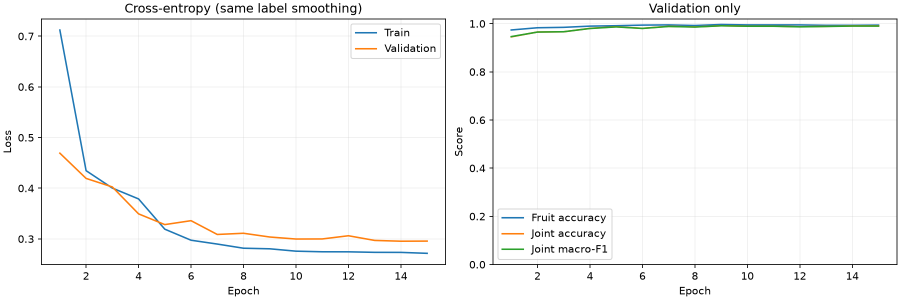
#> input picture models/cnn_efficientnet_b0/history.png, 1800 x 600 px (shown at 1/2 size)
$ python -i image_processing.py   (imports and definitions only)   (older library calls are emulated)
#> lines starting #> are read from the running program, lines starting #| are printed output that depends on the picture; after the words box and inside, x2 and y2 are one past the last pixel; in counts of white or black regions, pixels touching at a corner belong together
### src/config.py
"""Single source of truth for paths and experiment configuration.

The project intentionally keeps the dataset outside the source tree when the
team has a dedicated data drive. On Windows, the default is E:\\FreshLens\\dataset.
Set FRESHLENS_DATASET_ROOT to override it on any machine.
"""

from __future__ import annotations

import os
import platform
from dataclasses import asdict, dataclass
from pathlib import Path
from typing import Any


PROJECT_ROOT = Path(__file__).resolve().parents[1]
try:
    from dotenv import load_dotenv
    load_dotenv(PROJECT_ROOT / ".env", override=False)
except ImportError:
    pass  # Explicit environment variables still work without python-dotenv.

ARTIFACT_ROOT = PROJECT_ROOT / "artifacts"
REPORT_ROOT = PROJECT_ROOT / "reports"
LOG_ROOT = PROJECT_ROOT / "logs"


def default_dataset_root() -> Path:
    configured = os.getenv("FRESHLENS_DATASET_ROOT")
    if configured:
        return Path(configured).expanduser()
    if platform.system().lower().startswith("win"):
        return Path(r"E:\FreshLens\dataset")
    return PROJECT_ROOT / "data" / "dataset"


DATASET_ROOT = default_dataset_root()
RAW_DATASET_ROOT = DATASET_ROOT / "raw"
MANIFEST_PATH = DATASET_ROOT / "manifest.csv"
MODEL_PATH = ARTIFACT_ROOT / "freshlens_model.joblib"
METRICS_PATH = REPORT_ROOT / "latest_metrics.json"
PREDICTIONS_PATH = REPORT_ROOT / "latest_predictions.csv"


FRUIT_CLASSES = ("apple", "banana", "orange", "tomato")
STATUS_CLASSES = ("fresh", "rotten")
OTHER_CLASS = "other"
FRUIT_CLASSES_WITH_OTHER = FRUIT_CLASSES + (OTHER_CLASS,)

FRUIT_LABELS_VI = {
    "apple": "Táo",
    "banana": "Chuối",
    "orange": "Cam",
    "tomato": "Cà chua",
    "other": "Ngoài phạm vi",
}
STATUS_LABELS_VI = {"fresh": "Tươi", "rotten": "Hỏng"}


@dataclass(frozen=True)
class ProcessingConfig:
    image_size: int = 224
    pad_value: int = 255
    use_clahe: bool = True
    use_gaussian: bool = True
    gaussian_kernel: int = 3
    clahe_clip_limit: float = 2.0
    clahe_grid_size: int = 8


@dataclass(frozen=True)
class FeatureConfig:
    color: bool = True
    texture: bool = True
    shape: bool = True
    hog: bool = True
    lbp_points: int = 16
    lbp_radius: int = 2
    hog_orientations: int = 9
    hog_cell_size: int = 16
    hog_block_cells: int = 2


@dataclass(frozen=True)
class DecisionConfig:
    min_fruit_probability: float = 0.58
    min_probability_margin: float = 0.10
    min_status_probability: float = 0.55
    reject_other_class: bool = True


DEFAULT_PROCESSING = ProcessingConfig()
DEFAULT_FEATURES = FeatureConfig()
DEFAULT_DECISION = DecisionConfig()
RANDOM_SEED = 42


# [39 lines left out: functions ensure_runtime_dirs, config_as_dict, feature_config_from_dict, processing_config_from_dict, decision_config_from_dict, not called in this run]

### src/image_processing.py
"""Robust image I/O and the one canonical preprocessing pipeline.

Contract: every internal image is a contiguous BGR uint8 NumPy array of
224x224 after letterboxing. Pillow is used for safe file decoding and EXIF
orientation; OpenCV is optional at import time and used when installed for
CLAHE/Gaussian/Canny.
"""

from __future__ import annotations

import hashlib
import io
from pathlib import Path
from typing import BinaryIO

import numpy as np
from PIL import Image, ImageFilter, ImageOps

from .config import DEFAULT_PROCESSING, ProcessingConfig
from .schemas import ProcessedImage

try:  # Optional during lightweight unit tests; requirements install it.
    import cv2  # type: ignore
except Exception:  # pragma: no cover - exercised only without OpenCV
    cv2 = None


ArrayLikeSource = str | Path | bytes | bytearray | BinaryIO | Image.Image | np.ndarray


def _as_uint8(array: np.ndarray) -> np.ndarray:
    array = np.asarray(array)
    if array.dtype == np.uint8:
        return array
    if np.issubdtype(array.dtype, np.floating):
        max_value = float(np.nanmax(array)) if array.size else 0.0
        if max_value <= 1.0:
            array = array * 255.0
    return np.nan_to_num(array, nan=0.0, posinf=255.0, neginf=0.0).clip(0, 255).astype(np.uint8)


def _rgba_to_rgb(pil_image: Image.Image) -> Image.Image:
    rgba = pil_image.convert("RGBA")
    background = Image.new("RGBA", rgba.size, (255, 255, 255, 255))
    background.alpha_composite(rgba)
    return background.convert("RGB")


def _pil_to_bgr(pil_image: Image.Image) -> np.ndarray:
    corrected = ImageOps.exif_transpose(pil_image)
    if corrected.mode in {"RGBA", "LA"} or "transparency" in corrected.info:
        rgb = _rgba_to_rgb(corrected)
    else:
        rgb = corrected.convert("RGB")
    rgb_array = _as_uint8(np.asarray(rgb))
    return np.ascontiguousarray(rgb_array[:, :, ::-1])


def _array_to_bgr(array: np.ndarray, array_format: str = "BGR") -> np.ndarray:
    array = _as_uint8(array)
    if array.ndim == 2:
        return np.ascontiguousarray(np.repeat(array[:, :, None], 3, axis=2))
    if array.ndim != 3:
        raise ValueError(f"Ảnh phải có 2 hoặc 3 chiều, nhận được shape={array.shape}")
    if array.shape[2] == 1:
        return np.ascontiguousarray(np.repeat(array, 3, axis=2))
    if array.shape[2] == 4:
        # Array input is explicit: RGBA is composited on white; BGRA is not a
        # safe default because callers should declare the format.
        if array_format.upper() != "RGBA":
            raise ValueError("Ảnh 4 kênh NumPy phải khai báo array_format='RGBA'")
        rgb = array[:, :, :3].astype(np.float32)
        alpha = array[:, :, 3:4].astype(np.float32) / 255.0
        rgb = rgb * alpha + 255.0 * (1.0 - alpha)
        return np.ascontiguousarray(_as_uint8(rgb)[:, :, ::-1])
    if array.shape[2] != 3:
        raise ValueError(f"Ảnh phải có 1, 3 hoặc 4 kênh, nhận được {array.shape[2]}")
    if array_format.upper() == "RGB":
        return np.ascontiguousarray(array[:, :, ::-1])
    if array_format.upper() != "BGR":
        raise ValueError("array_format chỉ nhận 'BGR', 'RGB' hoặc 'RGBA'")
    return np.ascontiguousarray(array)


def load_image(source: ArrayLikeSource, array_format: str = "BGR") -> np.ndarray:
    """Decode a path/bytes/file/Pillow/NumPy source into BGR uint8.

    EXIF rotation, grayscale inputs, transparent PNGs and Unicode paths are
    handled here so train and upload use exactly the same entry point.
    """

    if isinstance(source, np.ndarray):
        return _array_to_bgr(source, array_format=array_format)
    if isinstance(source, Image.Image):
        return _pil_to_bgr(source)

    if isinstance(source, (str, Path)):
        with Image.open(Path(source)) as image:
            return _pil_to_bgr(image)
    if isinstance(source, (bytes, bytearray)):
        with Image.open(io.BytesIO(bytes(source))) as image:
            return _pil_to_bgr(image)
    if hasattr(source, "read"):
        payload = source.read()
        with Image.open(io.BytesIO(payload)) as image:
            return _pil_to_bgr(image)
    raise TypeError(f"Không hỗ trợ kiểu dữ liệu ảnh: {type(source)!r}")


def bgr_to_rgb(bgr: np.ndarray) -> np.ndarray:
    bgr = _array_to_bgr(bgr)
    return np.ascontiguousarray(bgr[:, :, ::-1])


def bgr_to_pil(bgr: np.ndarray) -> Image.Image:
    return Image.fromarray(bgr_to_rgb(bgr), mode="RGB")


def resize_letterbox(
    bgr: np.ndarray,
    image_size: int = DEFAULT_PROCESSING.image_size,
    pad_value: int = DEFAULT_PROCESSING.pad_value,
) -> np.ndarray:
    """Resize without stretching and pad the short side to a square."""

    bgr = _array_to_bgr(bgr)
    height, width = bgr.shape[:2]
    if height <= 0 or width <= 0:
        raise ValueError("Ảnh có kích thước rỗng")
    scale = min(image_size / width, image_size / height)
    new_width = max(1, int(round(width * scale)))
    new_height = max(1, int(round(height * scale)))
    rgb = Image.fromarray(bgr[:, :, ::-1], mode="RGB")
    resized = rgb.resize((new_width, new_height), Image.Resampling.LANCZOS)
    canvas = Image.new("RGB", (image_size, image_size), (pad_value, pad_value, pad_value))
    left = (image_size - new_width) // 2
    top = (image_size - new_height) // 2
    canvas.paste(resized, (left, top))
    return np.ascontiguousarray(np.asarray(canvas)[:, :, ::-1], dtype=np.uint8)


def _fallback_contrast(bgr: np.ndarray) -> np.ndarray:
    """Dependency-free approximation used only if OpenCV is unavailable."""

    rgb = Image.fromarray(bgr_to_rgb(bgr), mode="RGB")
    channels = [ImageOps.autocontrast(channel) for channel in rgb.split()]
    return np.ascontiguousarray(np.asarray(Image.merge("RGB", channels))[:, :, ::-1], dtype=np.uint8)


def apply_clahe(
    bgr: np.ndarray,
    clip_limit: float = DEFAULT_PROCESSING.clahe_clip_limit,
    grid_size: int = DEFAULT_PROCESSING.clahe_grid_size,
) -> np.ndarray:
    """Apply CLAHE to Lab lightness (not independently to RGB channels)."""

    bgr = _array_to_bgr(bgr)
    if cv2 is None:
        return _fallback_contrast(bgr)
    lab = cv2.cvtColor(bgr, cv2.COLOR_BGR2LAB)
    clahe = cv2.createCLAHE(clipLimit=float(clip_limit), tileGridSize=(grid_size, grid_size))
    lab[:, :, 0] = clahe.apply(lab[:, :, 0])
    return np.ascontiguousarray(cv2.cvtColor(lab, cv2.COLOR_LAB2BGR))


def gaussian_blur(bgr: np.ndarray, kernel_size: int = 3) -> np.ndarray:
    bgr = _array_to_bgr(bgr)
    kernel_size = int(kernel_size)
    if kernel_size < 1 or kernel_size % 2 == 0:
        raise ValueError("gaussian_kernel phải là số lẻ dương")
    if cv2 is not None:
        return np.ascontiguousarray(cv2.GaussianBlur(bgr, (kernel_size, kernel_size), 0))
    radius = max(0.1, kernel_size / 4.0)
    blurred = bgr_to_pil(bgr).filter(ImageFilter.GaussianBlur(radius=radius))
    return _pil_to_bgr(blurred)


def grayscale(bgr: np.ndarray) -> np.ndarray:
    bgr = _array_to_bgr(bgr).astype(np.float32)
    gray = 0.114 * bgr[:, :, 0] + 0.587 * bgr[:, :, 1] + 0.299 * bgr[:, :, 2]
    return np.rint(gray).clip(0, 255).astype(np.uint8)


def sobel_magnitude(bgr_or_gray: np.ndarray) -> np.ndarray:
    gray = bgr_or_gray if bgr_or_gray.ndim == 2 else grayscale(bgr_or_gray)
    if cv2 is not None:
        gx = cv2.Sobel(gray, cv2.CV_32F, 1, 0, ksize=3)
        gy = cv2.Sobel(gray, cv2.CV_32F, 0, 1, ksize=3)
    else:
        gray_f = gray.astype(np.float32)
        gx = (np.roll(gray_f, -1, axis=1) - np.roll(gray_f, 1, axis=1)) / 2.0
        gy = (np.roll(gray_f, -1, axis=0) - np.roll(gray_f, 1, axis=0)) / 2.0
    magnitude = np.sqrt(gx * gx + gy * gy)
    return magnitude.astype(np.float32)


def canny_edges(bgr: np.ndarray) -> np.ndarray:
    """Return a diagnostic edge map; it is not a fruit/rot mask."""

    gray = grayscale(bgr)
    if cv2 is not None:
        return np.ascontiguousarray(cv2.Canny(gray, 60, 160))
    magnitude = sobel_magnitude(gray)
    high = float(np.percentile(magnitude, 85))
    low = float(np.percentile(magnitude, 65))
    if high <= 0:
        return np.zeros_like(gray, dtype=np.uint8)
    # A lightweight hysteresis approximation: retain strong pixels and weak
    # pixels near a strong one. This is only for the learning view.
    strong = magnitude >= high
    weak = magnitude >= low
    neighbours = sum(np.roll(np.roll(strong, dy, axis=0), dx, axis=1) for dy in (-1, 0, 1) for dx in (-1, 0, 1))
    return np.where(strong | (weak & (neighbours > 0)), 255, 0).astype(np.uint8)


def image_quality(bgr: np.ndarray) -> dict[str, float | int | bool]:
    gray = grayscale(bgr)
    magnitude = sobel_magnitude(gray)
    laplacian = (
        -4.0 * gray.astype(np.float32)
        + np.roll(gray, 1, axis=0)
        + np.roll(gray, -1, axis=0)
        + np.roll(gray, 1, axis=1)
        + np.roll(gray, -1, axis=1)
    )
    rgb = bgr_to_rgb(bgr).astype(np.float32) / 255.0
    max_channel = rgb.max(axis=2)
    min_channel = rgb.min(axis=2)
    saturation = np.zeros_like(max_channel, dtype=np.float32)
    np.divide(max_channel - min_channel, max_channel, out=saturation, where=max_channel > 0)
    height, width = gray.shape
    return {
        "width": int(width),
        "height": int(height),
        "brightness_mean": round(float(gray.mean()), 3),
        "saturation_mean": round(float(saturation.mean()), 3),
        "blur_score_laplacian_variance": round(float(laplacian.var()), 3),
        "edge_strength_mean": round(float(magnitude.mean()), 3),
        "is_very_dark": bool(gray.mean() < 18),
        "is_very_bright": bool(gray.mean() > 244),
        "is_usable": bool(width >= 32 and height >= 32 and np.isfinite(gray).all()),
    }


def preprocess_image(
    source: ArrayLikeSource,
    config: ProcessingConfig = DEFAULT_PROCESSING,
) -> ProcessedImage:
    """Run the canonical train/predict preprocessing pipeline."""

    original = load_image(source)
    source_size = (int(original.shape[1]), int(original.shape[0]))
    letterboxed = resize_letterbox(original, config.image_size, config.pad_value)
    clahe = apply_clahe(letterboxed, config.clahe_clip_limit, config.clahe_grid_size) if config.use_clahe else letterboxed.copy()
    gaussian = gaussian_blur(clahe, config.gaussian_kernel) if config.use_gaussian else clahe.copy()
    edges = canny_edges(gaussian)
    return ProcessedImage(
        original_bgr=original,
        letterboxed_bgr=letterboxed,
        clahe_bgr=clahe,
        gaussian_bgr=gaussian,
        processed_bgr=gaussian,
        edges=edges,
        source_size=source_size,
        quality=image_quality(original),
    )


def image_sha256(source: ArrayLikeSource) -> str:
    """Hash the canonical normalized pixels, not the file name."""

    processed = preprocess_image(source)
    return hashlib.sha256(processed.processed_bgr.tobytes()).hexdigest()

>>> import cv2
>>> picture = cv2.imread('../models/cnn_efficientnet_b0/history.png')
#> picture is the input picture: shape (600, 1800, 3); mean B, G, R 248.6, 248.8, 248.5
>>> result = preprocess_image(picture)
#> in resize_letterbox, `resized = rgb.resize((new_width, new_height), Image.Resampling.LANCZOS)`:
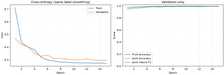
#> resized: PIL image 224x75 RGB; mean R, G, B 247.8, 248.2, 247.9
#> in resize_letterbox, `canvas = Image.new("RGB", (image_size, image_size), (pad_value, pad_va..`: canvas: PIL image 224x224 RGB; every value is 255
#> in resize_letterbox, `canvas.paste(resized, (left, top))`:
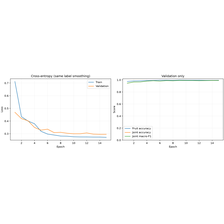
#> canvas: PIL image 224x224 RGB; mean R, G, B 252.6, 252.7, 252.6
#> in apply_clahe, `lab = cv2.cvtColor(bgr, cv2.COLOR_BGR2LAB)`: lab: shape (224, 224, 3); mean of channels 0, 1, 2 252.9, 127.9, 128
#> in apply_clahe, `lab[:, :, 0] = clahe.apply(lab[:, :, 0])`: lab: shape (224, 224, 3); mean of channels 0, 1, 2 252.1, 127.9, 128
#> in canny_edges, `return np.ascontiguousarray(cv2.Canny(gray, 60, 160))`:
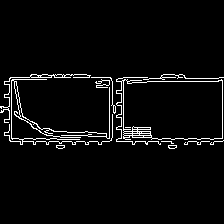
#> returned value: shape (224, 224); 4% white in thin lines or dots, all inside (x1, y1, x2, y2) = (0, 74, 224, 149)
#> in sobel_magnitude, `gx = cv2.Sobel(gray, cv2.CV_32F, 1, 0, ksize=3)`:
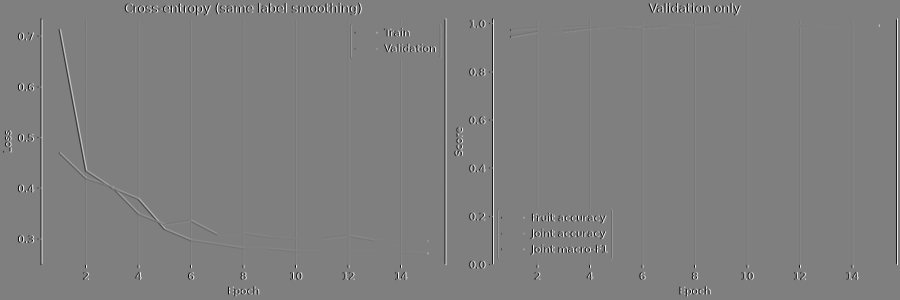
#> gx: shape (600, 1800) float32 (shown at 1/2 size); min -1020, max 1020, mean 0; drawn with min black and max white
#> in sobel_magnitude, `gy = cv2.Sobel(gray, cv2.CV_32F, 0, 1, ksize=3)`:
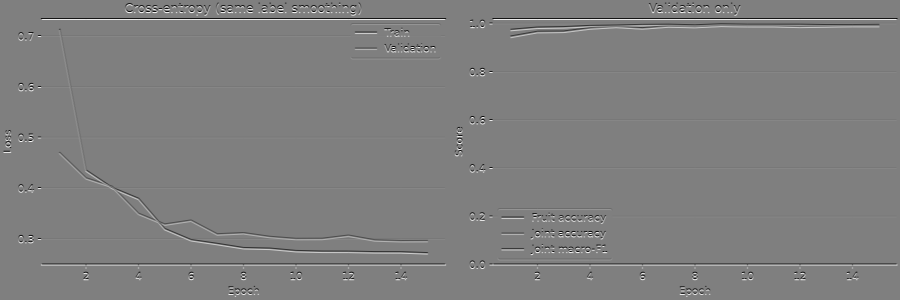
#> gy: shape (600, 1800) float32 (shown at 1/2 size); min -1020, max 1020, mean 0; drawn with min black and max white
#> in sobel_magnitude, `magnitude = np.sqrt(gx * gx + gy * gy)`:
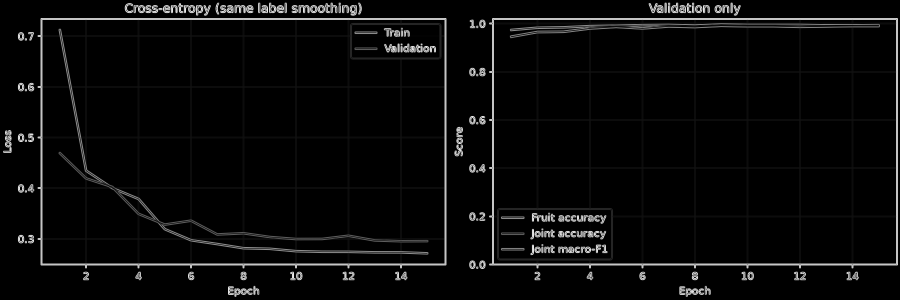
#> magnitude: shape (600, 1800) float32 (shown at 1/2 size); min 0, max 1099.8, mean 42; drawn with min black and max white
#> in image_quality, `np.divide(max_channel - min_channel, max_channel, out=saturation, wher..`:
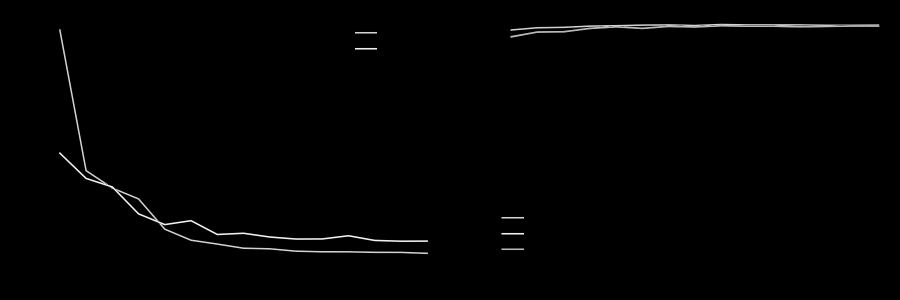
#> saturation: shape (600, 1800) float32 (shown at 1/2 size); min 0, max 0.945, mean 0.00807

$ run again, on models/cnn_efficientnet_b0/validation_confusion_matrix.png
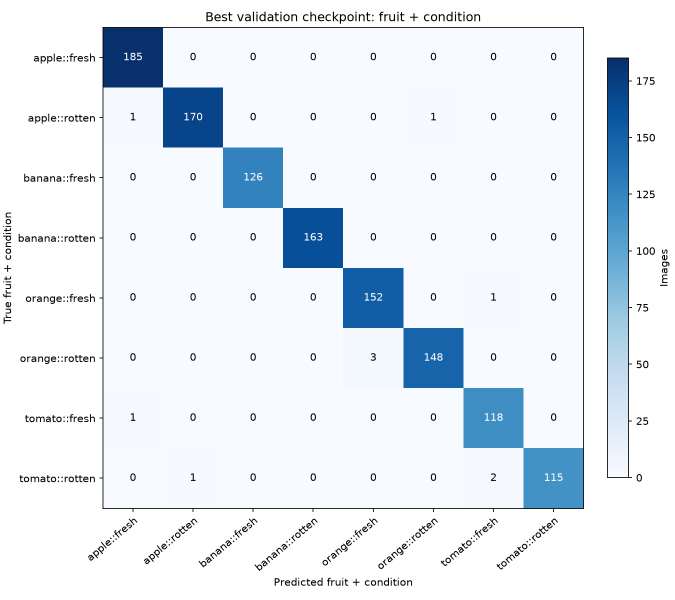
#> input picture models/cnn_efficientnet_b0/validation_confusion_matrix.png, 1350 x 1200 px (shown at 1/2 size)
#> picture is the input picture: shape (1200, 1350, 3); mean B, G, R 242.8, 235.5, 227.5
#> in canny_edges, `return np.ascontiguousarray(cv2.Canny(gray, 60, 160))`:
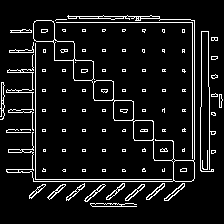
#> returned value: shape (224, 224); 8.2% white in thin lines or dots, all inside (x1, y1, x2, y2) = (0, 15, 223, 207)
#> bgr: shape (1200, 1350, 3) float32
#> gray: shape (1200, 1350) float32
#> in image_quality, `np.divide(max_channel - min_channel, max_channel, out=saturation, wher..`:
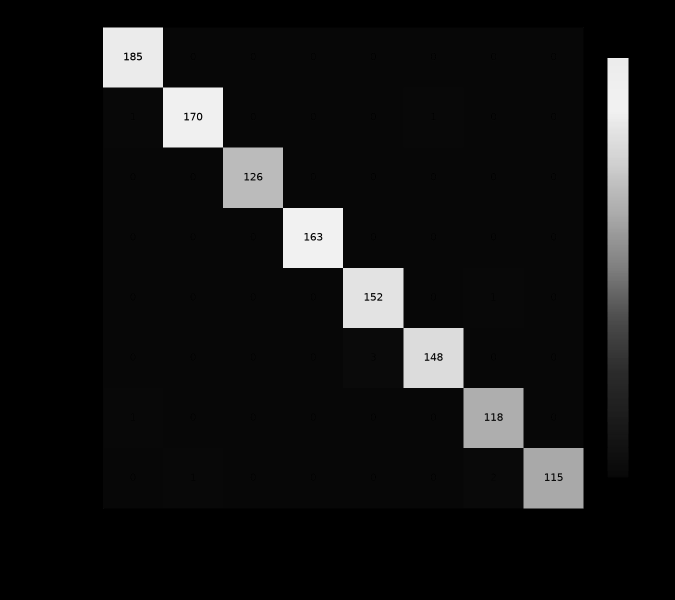
#> saturation: shape (1200, 1350) float32 (shown at 1/2 size); min 0, max 1, mean 0.0851
